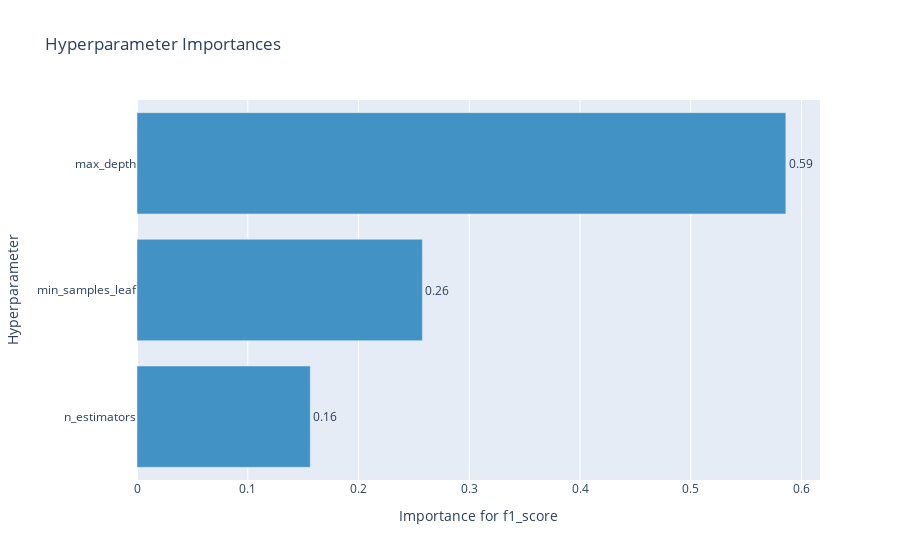

Notebook code for this chart:
### Code cell
optuna.visualization.plot_param_importances(study_ranFor_opt, target_name="f1_score")

### Figure 1 — Plotly figure (JSON) as saved in the notebook; plotly's stock layout.template omitted (floating-point values rounded to 4 significant figures)
{"data": [{"cliponaxis": false, "hovertemplate": ["n_estimators (IntDistribution): 0.15645890976763405<extra></extra>", "min_samples_leaf (IntDistribution): 0.2576658664429301<extra></extra>", "max_depth (IntDistribution): 0.5858752237894359<extra></extra>"], "marker": {"color": "rgb(66,146,198)"}, "orientation": "h", "text": ["0.16", "0.26", "0.59"], "textposition": "outside", "type": "bar", "x": [0.1565, 0.2577, 0.5859], "y": ["n_estimators", "min_samples_leaf", "max_depth"]}], "layout": {"showlegend": false, "title": {"text": "Hyperparameter Importances"}, "xaxis": {"title": {"text": "Importance for f1_score"}}, "yaxis": {"title": {"text": "Hyperparameter"}}}}
